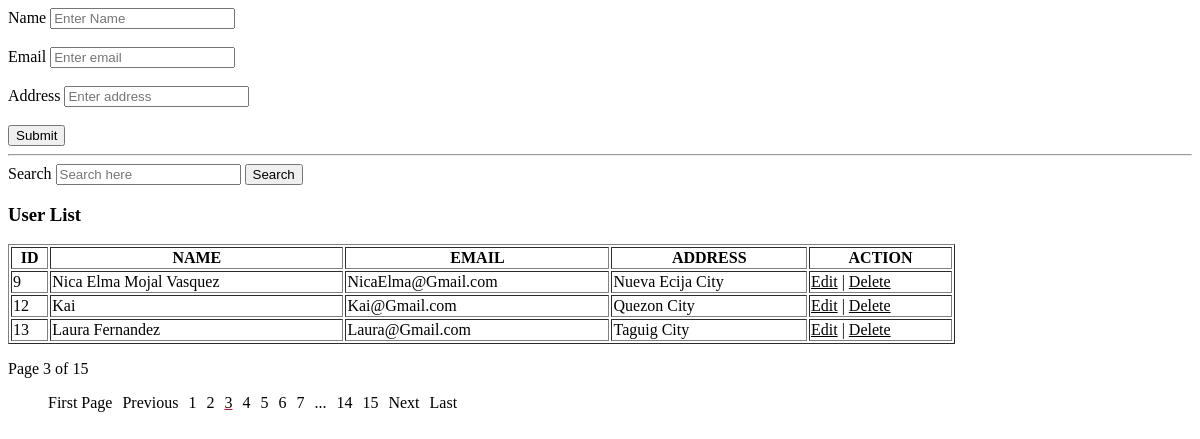
The app's page /?page_no=3 with its own data.
### tables this page shows
CREATE TABLE `php_crud` (
  `id` int(11) NOT NULL,
  `name` varchar(50) NOT NULL,
  `email` varchar(50) NOT NULL,
  `address` varchar(50) NOT NULL
);

### pageread.php (called while the page is built, shortened)
<?php
$db = mysqli_connect("localhost", "root", "", "data");
if (isset($_GET['page_no']) && $_GET['page_no']!="" ){
    $page_no = $_GET['page_no'];
}else{
    $page_no = 1;
}
$total_records_per_page = 3;
$offset = ($page_no-1) * $total_records_per_page;
$sql = "SELECT COUNT(*) As total_records FROM `php_crud`";
$result_c = mysqli_query($db,$sql);
$total_records = mysqli_fetch_array($result_c);
$total_records = $total_records['total_records'];
$total_no_of_pages = ceil($total_records / $total_records_per_page);
?>

### index.php (the view, shortened to what this page needs)
<?php
 require 'pageread.php';
$db = mysqli_connect("localhost", "root", "", "data");
if(isset($_POST['submit'])){
    $name = $_POST['name'];
    $email = $_POST['email'];
    $address = $_POST['address'];
    $sql = "INSERT INTO php_crud VALUES(null, '$name', '$email', '$address')";
    if(mysqli_query($db,$sql)){
        echo '<script>alert("User Registered Successfully");</script>';
        header('location: index.php');
    }else{
        echo mysqli_error($db);
    }
}else if(isset($_POST['search'])){
        $searchKey = $_POST['search'];
        $sql = "SELECT * FROM php_crud WHERE name like '%$searchKey%' OR address like '%$searchKey%' ";
        $result = mysqli_query($db,$sql);
}else{
    $sql = "SELECT * FROM php_crud LIMIT $offset, $total_records_per_page";
    $result = mysqli_query($db,$sql);
}
?>
<!DOCTYPE html>
<html lang="en">
<head>
</head>
<body>
    <form autocomplete="off" method="post">
        <label for="">Name</label>
        <input type="text" name="name" placeholder="Enter Name">
        <br><br>
        <label for="">Email</label>
        <input type="text" name="email" placeholder="Enter email">
        <br><br>
        <label for="">Address</label>
        <input type="text" name="address" placeholder="Enter address">
        <br><br>
       <button>Submit</button>
    </form>
    <hr>
    <form action="" method="post">
        <label for="">Search</label>
        <input type="text" placeholder="Search here" name="search" value="">
        <button>Search</button>
    </form>
    <h3>User List</h3>
    <table style="width: 80%;" border="1">
        <tr>
            <th>ID</th>
            <th>NAME</th>
            <th>EMAIL</th>
            <th>ADDRESS</th>
            <th>ACTION</th>
        </tr>
        <?php
            while($row = mysqli_fetch_array($result)):
        ?>
                <tr>
                    <td><?php echo $row['id'] ?></td>
                    <td><?php echo $row['name'] ?></td>
                    <td><?php echo $row['email'] ?></td>
                    <td><?php echo $row['address'] ?></td>
                    <td>
                        <a href="edit.php?id=<?php echo $id; ?>">Edit</a> |
                        <a href="delete.php?id=<?php echo $id; ?>" onclick="return confirm('Are You Sure?')">Delete</a>
                    </td>
                </tr>
                <?php
                  endwhile;
                ?>
        </table>
        <p>Page <?php echo $page_no." of ".$total_no_of_pages; require 'pagination.php' ?></p>
    </body>
</html>

### pagination.php (style rules this page uses)
a { color: black; }

### records on screen
php_crud: id "9", name "Nica Elma Mojal Vasquez", email "NicaElma@Gmail.com", address "Nueva Ecija City"
php_crud: id "12", name "Kai", email "Kai@Gmail.com", address "Quezon City"
php_crud: id "13", name "Laura Fernandez", email "Laura@Gmail.com", address "Taguig City"

### other values on screen
$page_no "3"
$total_no_of_pages "15"
$second_last "14"
